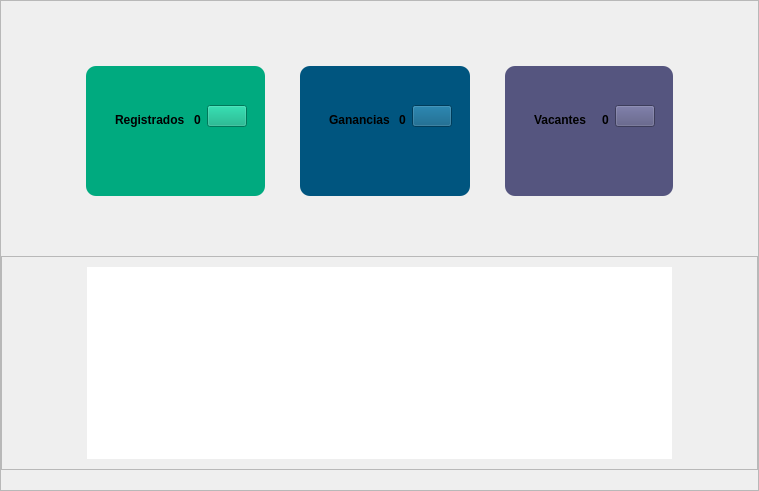
               <widget class="QFrame" name="frame_13">
                <property name="minimumSize">
                 <size>
                  <width>0</width>
                  <height>0</height>
                 </size>
                </property>
                <property name="frameShape">
                 <enum>QFrame::StyledPanel</enum>
                </property>
                <property name="frameShadow">
                 <enum>QFrame::Raised</enum>
                </property>
                <layout class="QVBoxLayout" name="verticalLayout_18">
                 <property name="spacing">
                  <number>25</number>
                 </property>
                 <property name="leftMargin">
                  <number>0</number>
                 </property>
                 <property name="topMargin">
                  <number>30</number>
                 </property>
                 <property name="rightMargin">
                  <number>0</number>
                 </property>
                 <property name="bottomMargin">
                  <number>20</number>
                 </property>
                 <item>
                  <widget class="QFrame" name="frame_14">
                   <property name="minimumSize">
                    <size>
                     <width>0</width>
                     <height>200</height>
                    </size>
                   </property>
                   <property name="maximumSize">
                    <size>
                     <width>16777215</width>
                     <height>16777215</height>
                    </size>
                   </property>
                   <property name="styleSheet">
                    <string notr="true">QFrame{
	border-radius: 10px;
    font: 75 12pt 'Montserrat ';
    font-weight: bold;

}

QPushButton{
	font: 75 12pt 'Montserrat ';
    font-weight: bold;
}</string>
                   </property>
                   <property name="frameShape">
                    <enum>QFrame::StyledPanel</enum>
                   </property>
                   <property name="frameShadow">
                    <enum>QFrame::Raised</enum>
                   </property>
                   <layout class="QHBoxLayout" name="horizontalLayout_7">
                    <property name="spacing">
                     <number>35</number>
                    </property>
                    <property name="leftMargin">
                     <number>20</number>
                    </property>
                    <property name="topMargin">
                     <number>35</number>
                    </property>
                    <property name="rightMargin">
                     <number>20</number>
                    </property>
                    <property name="bottomMargin">
                     <number>35</number>
                    </property>
                    <item>
                     <spacer name="horizontalSpacer_6">
                      <property name="orientation">
                       <enum>Qt::Horizontal</enum>
                      </property>
                      <property name="sizeType">
                       <enum>QSizePolicy::Fixed</enum>
                      </property>
                      <property name="sizeHint" stdset="0">
                       <size>
                        <width>65</width>
                        <height>20</height>
                       </size>
                      </property>
                     </spacer>
                    </item>
                    <item alignment="Qt::AlignLeft">
                     <widget class="QFrame" name="frame_a">
                      <property name="sizePolicy">
                       <sizepolicy hsizetype="Preferred" vsizetype="Preferred">
                        <horstretch>0</horstretch>
                        <verstretch>0</verstretch>
                       </sizepolicy>
                      </property>
                      <property name="minimumSize">
                       <size>
                        <width>80</width>
                        <height>0</height>
                       </size>
                      </property>
                      <property name="maximumSize">
                       <size>
                        <width>250</width>
                        <height>16777215</height>
                       </size>
                      </property>
                      <property name="styleSheet">
                       <string notr="true">background-color: rgb(0, 170, 127);</string>
                      </property>
                      <property name="frameShape">
                       <enum>QFrame::StyledPanel</enum>
                      </property>
                      <property name="frameShadow">
                       <enum>QFrame::Raised</enum>
                      </property>
                      <layout class="QGridLayout" name="gridLayout_2">
                       <property name="topMargin">
                        <number>30</number>
                       </property>
                       <item row="0" column="0">
                        <layout class="QFormLayout" name="formLayout">
                         <property name="horizontalSpacing">
                          <number>0</number>
                         </property>
                         <item row="0" column="0">
                          <widget class="QFrame" name="frame_9">
                           <property name="frameShape">
                            <enum>QFrame::StyledPanel</enum>
                           </property>
                           <property name="frameShadow">
                            <enum>QFrame::Raised</enum>
                           </property>
                           <layout class="QGridLayout" name="gridLayout_3">
                            <property name="leftMargin">
                             <number>20</number>
                            </property>
                            <item row="0" column="1">
                             <widget class="QLabel" name="label">
                              <property name="text">
                               <string>Registrados</string>
                              </property>
                             </widget>
                            </item>
                           </layout>
                          </widget>
                         </item>
                         <item row="0" column="1">
                          <widget class="QFrame" name="frame_7">
                           <property name="frameShape">
                            <enum>QFrame::StyledPanel</enum>
                           </property>
                           <property name="frameShadow">
                            <enum>QFrame::Raised</enum>
                           </property>
                           <layout class="QGridLayout" name="gridLayout_4">
                            <property name="leftMargin">
                             <number>0</number>
                            </property>
                            <item row="0" column="0">
                             <layout class="QFormLayout" name="formLayout_2">
                              <property name="leftMargin">
                               <number>0</number>
                              </property>
                              <property name="rightMargin">
                               <number>0</number>
                              </property>
                              <item row="0" column="0">
                               <widget class="QLabel" name="lb_count_alu">
                                <property name="sizePolicy">
                                 <sizepolicy hsizetype="Expanding" vsizetype="Preferred">
                                  <horstretch>0</horstretch>
                                  <verstretch>0</verstretch>
                                 </sizepolicy>
                                </property>
                                <property name="minimumSize">
                                 <size>
                                  <width>0</width>
                                  <height>30</height>
                                 </size>
                                </property>
                                <property name="text">
                                 <string>0</string>
                                </property>
                                <property name="alignment">
                                 <set>Qt::AlignCenter</set>
                                </property>
                               </widget>
                              </item>
                              <item row="0" column="1">
                               <widget class="QPushButton" name="pushButton">
                                <property name="sizePolicy">
                                 <sizepolicy hsizetype="Fixed" vsizetype="Fixed">
                                  <horstretch>0</horstretch>
                                  <verstretch>0</verstretch>
                                 </sizepolicy>
                                </property>
                                <property name="minimumSize">
                                 <size>
                                  <width>0</width>
                                  <height>0</height>
                                 </size>
                                </property>
                                <property name="text">
                                 <string/>
                                </property>
                                <property name="icon">
                                 <iconset resource="icon.qrc">
                                  <normaloff>:/img/icon_light/users.svg</normaloff>:/img/icon_light/users.svg</iconset>
                                </property>
                                <property name="iconSize">
                                 <size>
                                  <width>47</width>
                                  <height>47</height>
                                 </size>
                                </property>
                               </widget>
                              </item>
                             </layout>
                            </item>
                           </layout>
                          </widget>
                         </item>
                        </layout>
                       </item>
                      </layout>
                     </widget>
                    </item>
                    <item alignment="Qt::AlignHCenter">
                     <widget class="QFrame" name="frame_b">
                      <property name="sizePolicy">
                       <sizepolicy hsizetype="Preferred" vsizetype="Preferred">
                        <horstretch>0</horstretch>
                        <verstretch>0</verstretch>
                       </sizepolicy>
                      </property>
                      <property name="minimumSize">
                       <size>
                        <width>80</width>
                        <height>0</height>
                       </size>
                      </property>
                      <property name="maximumSize">
                       <size>
                        <width>250</width>
                        <height>16777215</height>
                       </size>
                      </property>
                      <property name="styleSheet">
                       <string notr="true">background-color: rgb(0, 85, 127);</string>
                      </property>
                      <property name="frameShape">
                       <enum>QFrame::StyledPanel</enum>
                      </property>
                      <property name="frameShadow">
                       <enum>QFrame::Raised</enum>
                      </property>
                      <layout class="QGridLayout" name="gridLayout_6">
                       <property name="topMargin">
                        <number>30</number>
                       </property>
                       <property name="rightMargin">
                        <number>9</number>
                       </property>
                       <property name="horizontalSpacing">
                        <number>6</number>
                       </property>
                       <item row="0" column="0">
                        <layout class="QFormLayout" name="formLayout_3">
                         <property name="horizontalSpacing">
                          <number>0</number>
                         </property>
                         <property name="verticalSpacing">
                          <number>0</number>
                         </property>
                         <property name="rightMargin">
                          <number>0</number>
                         </property>
                         <item row="0" column="0">
                          <widget class="QFrame" name="frame_10">
                           <property name="frameShape">
                            <enum>QFrame::StyledPanel</enum>
                           </property>
                           <property name="frameShadow">
                            <enum>QFrame::Raised</enum>
                           </property>
                           <layout class="QGridLayout" name="gridLayout_8">
                            <property name="leftMargin">
                             <number>20</number>
                            </property>
                            <item row="0" column="0">
                             <widget class="QLabel" name="label_17">
                              <property name="text">
                               <string>Ganancias</string>
                              </property>
                             </widget>
                            </item>
                           </layout>
                          </widget>
                         </item>
                         <item row="0" column="1">
                          <widget class="QFrame" name="frame_11">
                           <property name="frameShape">
                            <enum>QFrame::StyledPanel</enum>
                           </property>
                           <property name="frameShadow">
                            <enum>QFrame::Raised</enum>
                           </property>
                           <layout class="QGridLayout" name="gridLayout_10">
                            <property name="leftMargin">
                             <number>0</number>
                            </property>
                            <item row="0" column="0">
                             <layout class="QFormLayout" name="formLayout_4">
                              <property name="rightMargin">
                               <number>0</number>
                              </property>
                              <item row="0" column="0">
                               <widget class="QLabel" name="lb_ganancia_total">
                                <property name="sizePolicy">
                                 <sizepolicy hsizetype="Expanding" vsizetype="Preferred">
                                  <horstretch>0</horstretch>
                                  <verstretch>0</verstretch>
                                 </sizepolicy>
                                </property>
                                <property name="minimumSize">
                                 <size>
                                  <width>0</width>
                                  <height>30</height>
                                 </size>
                                </property>
                                <property name="text">
                                 <string>0</string>
                                </property>
                                <property name="alignment">
                                 <set>Qt::AlignCenter</set>
                                </property>
                               </widget>
                              </item>
                              <item row="0" column="1">
                               <widget class="QPushButton" name="pushButton_4">
                                <property name="sizePolicy">
                                 <sizepolicy hsizetype="Fixed" vsizetype="Fixed">
                                  <horstretch>0</horstretch>
                                  <verstretch>0</verstretch>
                                 </sizepolicy>
                                </property>
                                <property name="minimumSize">
                                 <size>
                                  <width>0</width>
                                  <height>0</height>
                                 </size>
                                </property>
                                <property name="text">
                                 <string/>
                                </property>
                                <property name="icon">
                                 <iconset resource="icon.qrc">
                                  <normaloff>:/img/icon_light/dollar-sign.svg</normaloff>:/img/icon_light/dollar-sign.svg</iconset>
                                </property>
                                <property name="iconSize">
                                 <size>
                                  <width>50</width>
                                  <height>50</height>
                                 </size>
                                </property>
                               </widget>
                              </item>
                             </layout>
                            </item>
                           </layout>
                          </widget>
                         </item>
                        </layout>
                       </item>
                      </layout>
                     </widget>
                    </item>
                    <item alignment="Qt::AlignRight">
                     <widget class="QFrame" name="frame_c">
                      <property name="sizePolicy">
                       <sizepolicy hsizetype="Preferred" vsizetype="Preferred">
                        <horstretch>0</horstretch>
                        <verstretch>0</verstretch>
                       </sizepolicy>
                      </property>
                      <property name="minimumSize">
                       <size>
                        <width>80</width>
                        <height>0</height>
                       </size>
                      </property>
                      <property name="maximumSize">
                       <size>
                        <width>250</width>
                        <height>16777215</height>
                       </size>
                      </property>
                      <property name="styleSheet">
                       <string notr="true">background-color: rgb(85, 85, 127);</string>
                      </property>
                      <property name="frameShape">
                       <enum>QFrame::StyledPanel</enum>
                      </property>
                      <property name="frameShadow">
                       <enum>QFrame::Raised</enum>
                      </property>
                      <layout class="QGridLayout" name="gridLayout_17">
                       <property name="topMargin">
                        <number>30</number>
                       </property>
                       <item row="0" column="0">
                        <layout class="QFormLayout" name="formLayout_9">
                         <property name="horizontalSpacing">
                          <number>0</number>
                         </property>
                         <property name="verticalSpacing">
                          <number>0</number>
                         </property>
                         <item row="0" column="0">
                          <widget class="QFrame" name="frame_18">
                           <property name="frameShape">
                            <enum>QFrame::StyledPanel</enum>
                           </property>
                           <property name="frameShadow">
                            <enum>QFrame::Raised</enum>
                           </property>
                           <layout class="QGridLayout" name="gridLayout_18">
                            <property name="leftMargin">
                             <number>20</number>
                            </property>
                            <item row="0" column="0">
                             <widget class="QLabel" name="label_19">
                              <property name="text">
                               <string>Vacantes  </string>
                              </property>
                             </widget>
                            </item>
                           </layout>
                          </widget>
                         </item>
                         <item row="0" column="1">
                          <widget class="QFrame" name="frame_19">
                           <property name="frameShape">
                            <enum>QFrame::StyledPanel</enum>
                           </property>
                           <property name="frameShadow">
                            <enum>QFrame::Raised</enum>
                           </property>
                           <layout class="QGridLayout" name="gridLayout_19">
                            <property name="leftMargin">
                             <number>0</number>
                            </property>
                            <item row="0" column="0">
                             <layout class="QFormLayout" name="formLayout_5">
                              <property name="rightMargin">
                               <number>0</number>
                              </property>
                              <item row="0" column="0">
                               <widget class="QLabel" name="lb_vacantes">
                                <property name="sizePolicy">
                                 <sizepolicy hsizetype="Expanding" vsizetype="Preferred">
                                  <horstretch>0</horstretch>
                                  <verstretch>0</verstretch>
                                 </sizepolicy>
                                </property>
                                <property name="minimumSize">
                                 <size>
                                  <width>0</width>
                                  <height>30</height>
                                 </size>
                                </property>
                                <property name="text">
                                 <string>0</string>
                                </property>
                                <property name="alignment">
                                 <set>Qt::AlignCenter</set>
                                </property>
                               </widget>
                              </item>
                              <item row="0" column="1">
                               <widget class="QPushButton" name="pushButton_8">
                                <property name="sizePolicy">
                                 <sizepolicy hsizetype="Fixed" vsizetype="Fixed">
                                  <horstretch>0</horstretch>
                                  <verstretch>0</verstretch>
                                 </sizepolicy>
                                </property>
                                <property name="minimumSize">
                                 <size>
                                  <width>0</width>
                                  <height>0</height>
                                 </size>
                                </property>
                                <property name="text">
                                 <string/>
                                </property>
                                <property name="icon">
                                 <iconset resource="icon.qrc">
                                  <normaloff>:/img/icon_light/layers.svg</normaloff>:/img/icon_light/layers.svg</iconset>
                                </property>
                                <property name="iconSize">
                                 <size>
                                  <width>50</width>
                                  <height>50</height>
                                 </size>
                                </property>
                               </widget>
                              </item>
                             </layout>
                            </item>
                           </layout>
                          </widget>
                         </item>
                        </layout>
                       </item>
                      </layout>
                     </widget>
                    </item>
                    <item>
                     <spacer name="horizontalSpacer_7">
                      <property name="orientation">
                       <enum>Qt::Horizontal</enum>
                      </property>
                      <property name="sizeType">
                       <enum>QSizePolicy::Fixed</enum>
                      </property>
                      <property name="sizeHint" stdset="0">
                       <size>
                        <width>65</width>
                        <height>20</height>
                       </size>
                      </property>
                     </spacer>
                    </item>
                   </layout>
                  </widget>
                 </item>
                 <item>
                  <widget class="QFrame" name="frame_15">
                   <property name="minimumSize">
                    <size>
                     <width>0</width>
                     <height>0</height>
                    </size>
                   </property>
                   <property name="maximumSize">
                    <size>
                     <width>16777215</width>
                     <height>16777215</height>
                    </size>
                   </property>
                   <property name="frameShape">
                    <enum>QFrame::StyledPanel</enum>
                   </property>
                   <property name="frameShadow">
                    <enum>QFrame::Raised</enum>
                   </property>
                   <layout class="QHBoxLayout" name="horizontalLayout_17">
                    <property name="spacing">
                     <number>10</number>
                    </property>
                    <property name="leftMargin">
                     <number>85</number>
                    </property>
                    <property name="topMargin">
                     <number>10</number>
                    </property>
                    <property name="rightMargin">
                     <number>85</number>
                    </property>
                    <property name="bottomMargin">
                     <number>10</number>
                    </property>
                    <item>
                     <widget class="QTableView" name="tableView_alu_2">
                      <property name="sizePolicy">
                       <sizepolicy hsizetype="Expanding" vsizetype="Expanding">
                        <horstretch>0</horstretch>
                        <verstretch>0</verstretch>
                       </sizepolicy>
                      </property>
                      <property name="font">
                       <font>
                        <family>Segoe UI</family>
                       </font>
                      </property>
                      <property name="accessibleDescription">
                       <string notr="true"/>
                      </property>
                      <property name="layoutDirection">
                       <enum>Qt::LeftToRight</enum>
                      </property>
                      <property name="autoFillBackground">
                       <bool>true</bool>
                      </property>
                      <property name="styleSheet">
                       <string notr="true">*{border: none;
	border-color: rgb(255, 255, 255);

}</string>
                      </property>
                      <property name="lineWidth">
                       <number>1</number>
                      </property>
                      <property name="sizeAdjustPolicy">
                       <enum>QAbstractScrollArea::AdjustIgnored</enum>
                      </property>
                      <property name="autoScrollMargin">
                       <number>16</number>
                      </property>
                      <property name="gridStyle">
                       <enum>Qt::SolidLine</enum>
                      </property>
                      <attribute name="horizontalHeaderDefaultSectionSize">
                       <number>125</number>
                      </attribute>
                     </widget>
                    </item>
                   </layout>
                  </widget>
                 </item>
                </layout>
               </widget>
